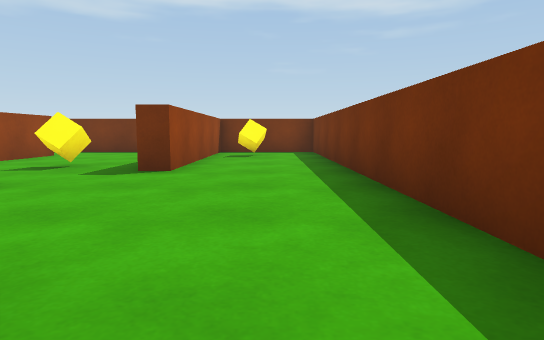
View 1 (above)

24 first-person views from a walk through a Unity game level. The camera is 0.58 m above the floor, tilts 6° down and sees 75° across. The floor is counted in squares, 1 m on a side. Each view is taken from the middle of a square. On the plan, view 1 faces up. The plan holds only what a view shows up to about 10 squares ahead; the rest is blank. The player is left out.

View 2
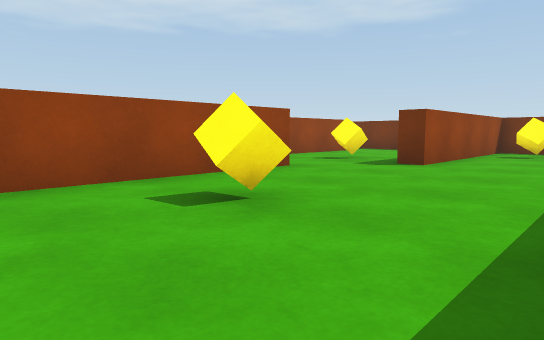

View 3
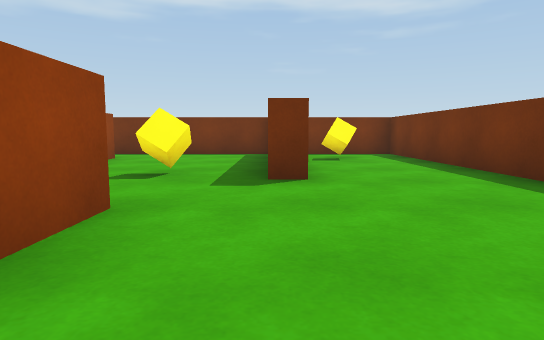

View 4
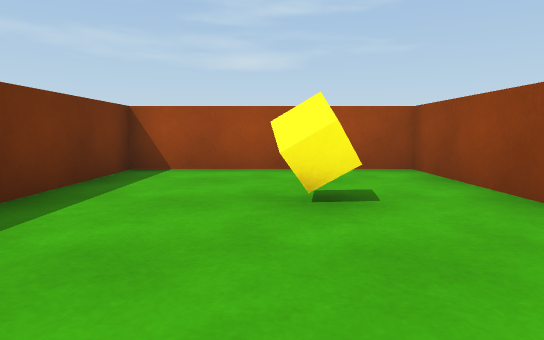

View 5
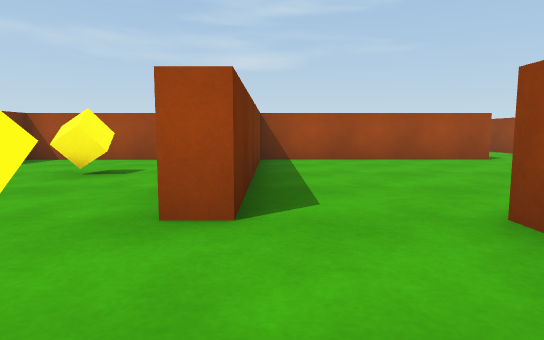

View 6
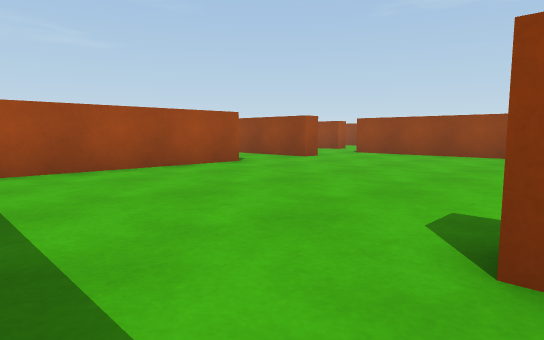

View 7
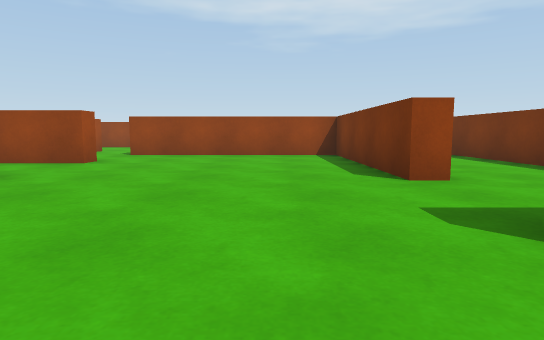

View 8
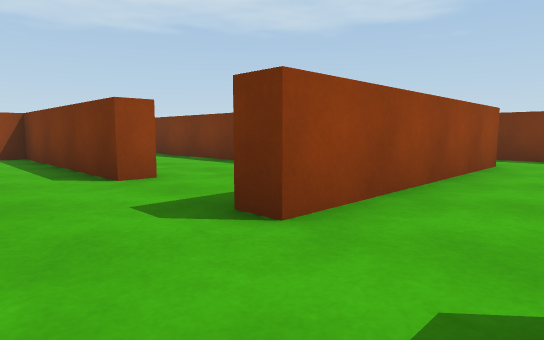

View 9
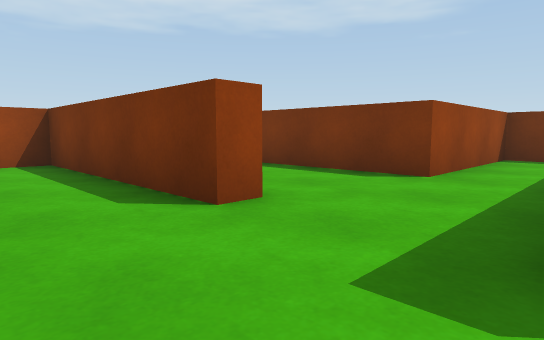

View 10
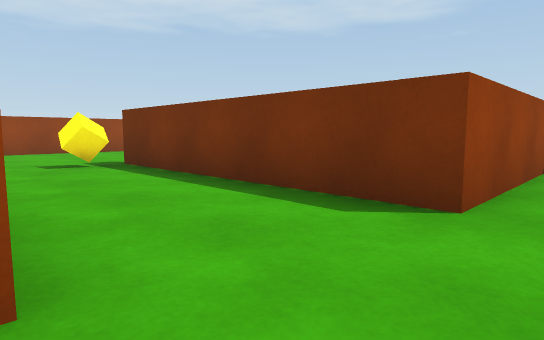

View 11
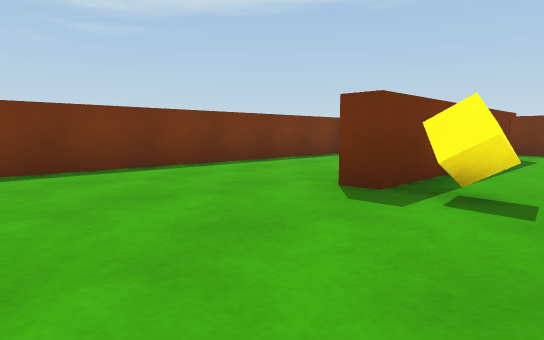

View 12
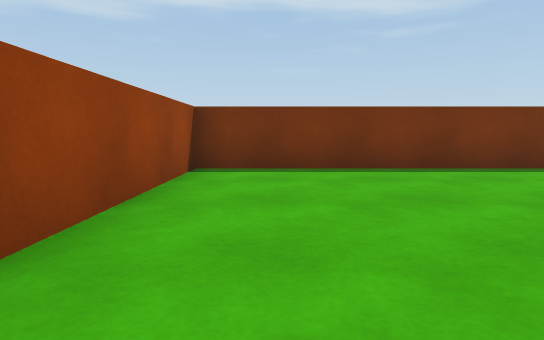

View 13
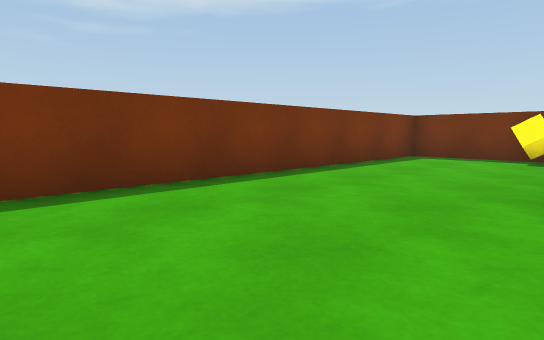

View 14
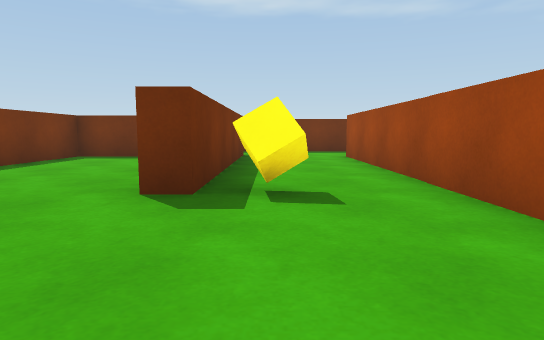

View 15
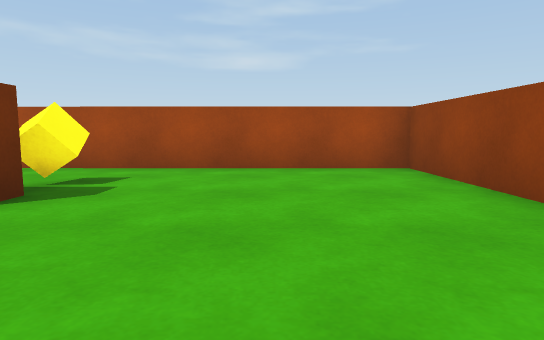

View 16
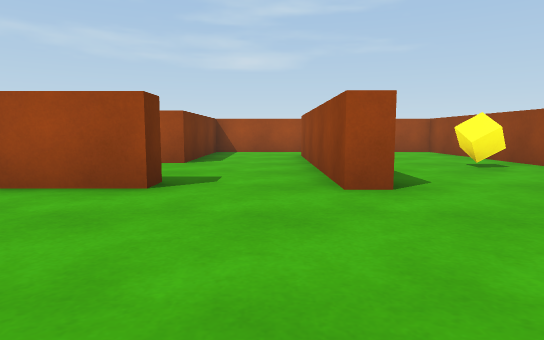

View 17
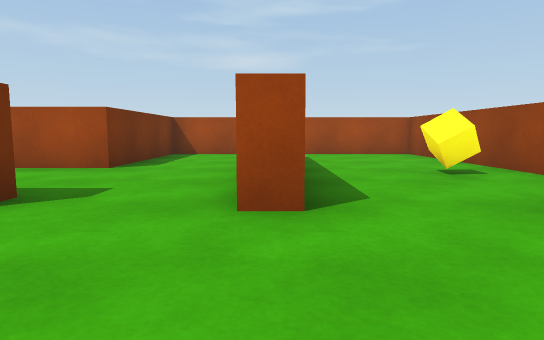

View 18
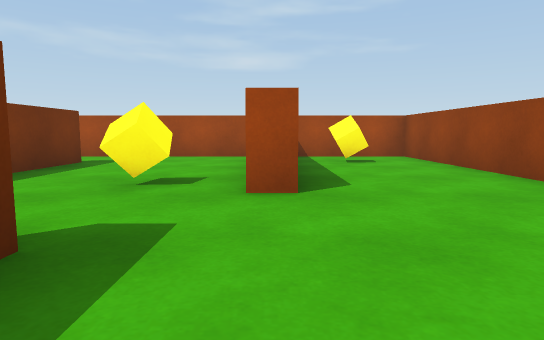

View 19
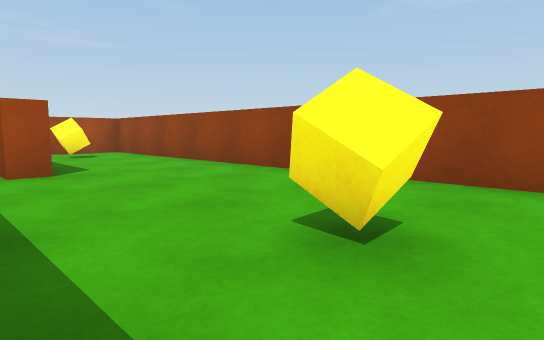

View 20
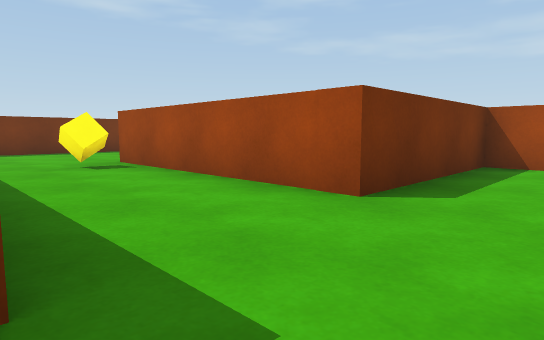

View 21
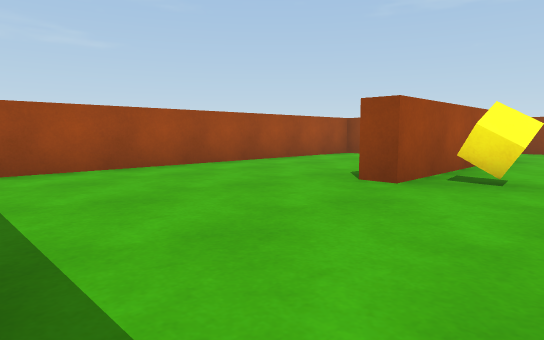

View 22
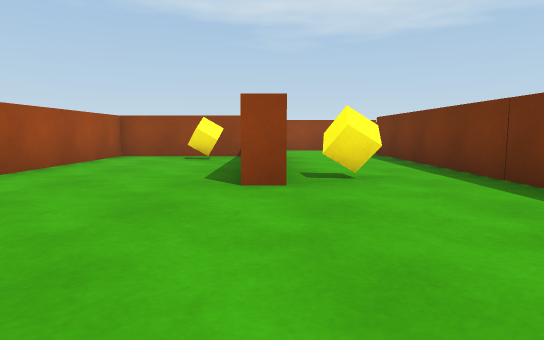

View 23
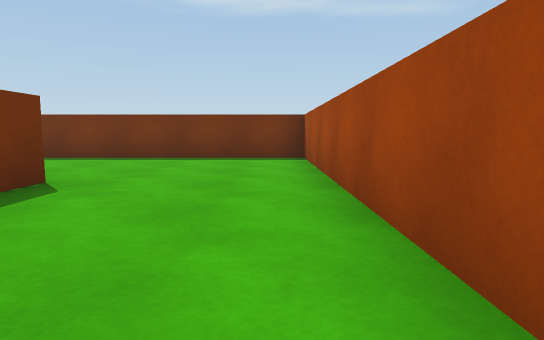

View 24
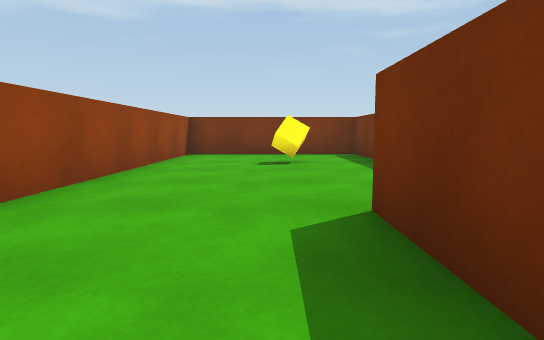

### Floor plan
Ten units are one square. View 1 is at (0, 0); x grows to the right and y downward. Boxes are objects, and circles mark ways between rooms. Rooms are numbered by the first view taken in them; rooms with no view inside come last. Other rooms are left out.
<svg viewBox="-188 -112 206 204">
<path fill="none" stroke="#000" d="M-32 -37 -32 17 13 17 13 -107 -15 -107 -15 -54 -21 -54M-83 -42 -83 -37 -133 -37 -133 18M-87 17 -38 17 -38 -37 -32 -37M-56 -91 -56 -37 -61 -37M-112 17 -107 17M-20 -107 -66 -107M-83 -81 -83 -107 -183 -107 -183 -42 -83 -42M-66 -107 -78 -107 -78 -68 -137 -68 -137 -72M-61 -64 -61 -71M-152 51 -152 34 -148 34 -148 87 -116 87M-137 -18 -137 -37 -183 -37 -183 87 -156 87M-112 70 -112 50M-78 58 -78 87 13 87 13 26M-26 22 -87 22 -87 17M-83 48 -29 48 -29 53 -36 53M-107 17 -107 44M-116 87 -83 87 -83 48M-107 44 -107 69"/>
<rect x="-15" y="-15" width="10" height="10" fill="#bbb"><title>yellow cube</title></rect>
<rect x="-5" y="-95" width="10" height="10" fill="#bbb"><title>yellow cube</title></rect>
<rect x="-35" y="-65" width="10" height="10" fill="#bbb"><title>yellow cube</title></rect>
<rect x="-135" y="-65" width="10" height="10" fill="#bbb"><title>yellow cube</title></rect>
<rect x="-95" y="-85" width="10" height="10" fill="#bbb"><title>yellow cube</title></rect>
<rect x="-165" y="65" width="10" height="10" fill="#bbb"><title>yellow cube</title></rect>
<rect x="-165" y="-15" width="10" height="10" fill="#bbb"><title>yellow cube</title></rect>
<rect x="-135" y="35" width="10" height="10" fill="#bbb"><title>yellow cube</title></rect>
<rect x="-75" y="55" width="10" height="10" fill="#bbb"><title>yellow cube</title></rect>
<rect x="-35" y="35" width="10" height="10" fill="#bbb"><title>yellow cube</title></rect>
<circle cx="-25" cy="-45" r="3" fill="#2a7"/>
<circle cx="-60" cy="-100" r="3" fill="#2a7"/>
<circle cx="-75" cy="-40" r="3" fill="#2a7"/>
<circle cx="-120" cy="20" r="3" fill="#2a7"/>
<circle cx="-95" cy="20" r="3" fill="#2a7"/>
<circle cx="-110" cy="75" r="3" fill="#2a7"/>
<circle cx="-95" cy="55" r="3" fill="#2a7"/>
<text x="0" y="-40">1</text>
<text x="-70" y="-30">2</text>
<text x="-120" y="-80">3</text>
<text x="-150" y="30">4</text>
<text x="-40" y="60">5</text>
<text x="-100" y="70">6</text>
</svg>
Room 1 opens to room 2. Room 2 opens to room 3. Room 2 opens to room 4. Room 2 opens to room 5. Room 4 opens to room 6. Room 5 opens to room 6.

Where each view was taken, in squares from view 1:
view 1: 0 up, 0 right, facing up
view 2: 1 down, 1 right, facing up-left
view 3: 1 up, 2 left, facing up
view 4: 4 up, 1 left, facing down
view 5: 6 up, 4 left, facing down
view 6: 4 up, 4 left, facing down-left
view 7: 2 up, 4 left, facing left
view 8: 2 up, 4 left, facing up-left
view 9: 2 up, 6 left, facing up-left
view 10: 4 up, 7 left, facing up-left
view 11: 5 up, 17 left, facing up-right
view 12: 5 up, 17 left, facing up
view 13: 7 up, 17 left, facing up-right
view 14: 6 up, 17 left, facing right
view 15: 10 up, 16 left, facing down
view 16: 2 up, 10 left, facing down
view 17: 1 up, 11 left, facing down
view 18: 0 up, 15 left, facing down
view 19: 2 up, 14 left, facing down-left
view 20: 2 down, 10 left, facing down-right
view 21: 3 down, 1 right, facing down-left
view 22: 5 down, 1 right, facing left
view 23: 8 down, 7 left, facing right
view 24: 6 down, 16 left, facing up
